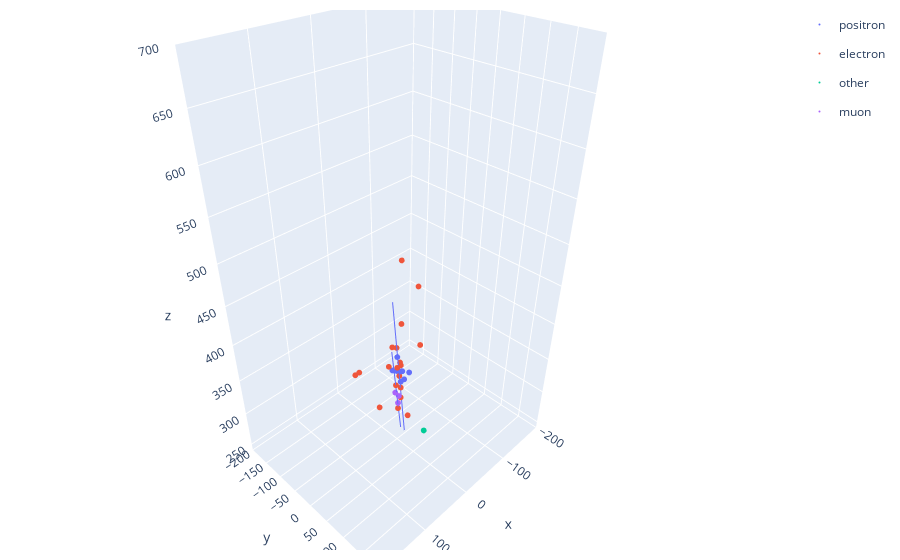

Here is the notebook cell this chart was saved with:
### Code cell
# Plot all of the points and trajectories (FOR DEBUGGING PURPOSES)
import plotly.graph_objects as go
import plotly.express as px
import copy

x_vals = []
y_vals = []
z_vals = []
pdg_vals = []

# set the event number
event = 0

print("event: " + str(event))
print("original # of hits: {}, cut # of hits: {}".format(len(tree['EcalRecHits_v3_v12/EcalRecHits_v3_v12.xpos_'][event]), len(cutTree['EcalRecHits_v3_v12/EcalRecHits_v3_v12.xpos_'][event])))
#print("pdgID: " + str(cutTree['Pdg_ID'][event]))

cutTree['Particle'] = copy.deepcopy(cutTree['Pdg_ID'])

# convert pdg IDs to colors
for hit in range(len(cutTree['Pdg_ID'][event])):
    if cutTree['Pdg_ID'][event][hit] == 11: # e-
        cutTree['Particle'][event][hit] = 'electron'
    elif cutTree['Pdg_ID'][event][hit] == -11: # e+
        cutTree['Particle'][event][hit] = 'positron'
    elif cutTree['Pdg_ID'][event][hit] == -13: # mu-
        cutTree['Particle'][event][hit] = 'muon'
    elif cutTree['Pdg_ID'][event][hit] == 13: # mu+
        cutTree['Particle'][event][hit] = 'muon'
    elif cutTree['Pdg_ID'][event][hit] == 321: # K+
        cutTree['Particle'][event][hit] = 'kaon'
    elif cutTree['Pdg_ID'][event][hit] == -321: # K-
        cutTree['Particle'][event][hit] = 'kaon'
    else:
        cutTree['Particle'][event][hit] = 'other'

#print("colorID: " + str(cutTree['colorID'][event]))
#print("pdgID: " + str(cutTree['Pdg_ID'][event]))


# store all of the position values
for hit in range(len(cutTree['EcalRecHits_v3_v12/EcalRecHits_v3_v12.xpos_'][event])):
    x_vals.append(cutTree['EcalRecHits_v3_v12/EcalRecHits_v3_v12.xpos_'][event][hit])
    y_vals.append(cutTree['EcalRecHits_v3_v12/EcalRecHits_v3_v12.ypos_'][event][hit])
    z_vals.append(cutTree['EcalRecHits_v3_v12/EcalRecHits_v3_v12.zpos_'][event][hit])
    pdg_vals.append(cutTree['Particle'][event][hit])
        
df = {}
df['x'] = x_vals
df['y'] = y_vals
df['z'] = z_vals
df['Particle'] = pdg_vals
#print("pdg_vals: " + str(pdg_vals))

eLayerIntercepts = []
intercept = (trajectories['etraj_sp'][event][0] + layer_dz*trajectories['enorm_sp'][event][0], 
            trajectories['etraj_sp'][event][1] + layer_dz*trajectories['enorm_sp'][event][1], 
            trajectories['etraj_sp'][event][2] + layer_dz*trajectories['enorm_sp'][event][2])
eLayerIntercepts.append(intercept)
eLayerIntercepts = np.concatenate(np.array(eLayerIntercepts))
#print(eLayerIntercepts)

traj = {}
traj['trajx'] = eLayerIntercepts[0]
traj['trajy'] = eLayerIntercepts[1]
traj['trajz'] = eLayerIntercepts[2]


# radii of containment (don't need to index the event for these because all of the eLayerIntercepts are already for the nth event)

figs = []

for hit in range(len(tree2['ax'][event])):
    hough = {}
    houghX = []
    houghY = []
    houghZ = []
    # anchor point
    anchor = (tree2['ax'][event][hit],tree2['ay'][event][hit],tree2['az'][event][hit])
    houghX.append(anchor[0])
    houghY.append(anchor[1])
    houghZ.append(anchor[2])
    # positive half
    linePos = (anchor[0] + 100*tree2['bx'][event][hit],anchor[1] + 100*tree2['by'][event][hit],anchor[2] + 100*tree2['bz'][event][hit])
    houghX.append(linePos[0])
    houghY.append(linePos[1])
    houghZ.append(linePos[2])
    # negative half
    lineNeg = (anchor[0] - 100*tree2['bx'][event][hit],anchor[1] - 100*tree2['by'][event][hit],anchor[2] - 100*tree2['bz'][event][hit])
    houghX.append(lineNeg[0])
    houghY.append(lineNeg[1])
    houghZ.append(lineNeg[2])
    hough['houghX'] = houghX
    hough['houghY'] = houghY
    hough['houghZ'] = houghZ
    figH = px.line_3d(hough, x='houghX', y ='houghY', z ='houghZ')
    figs.append(figH)
'''
for layer in range(34):
    circle = {}
    radius = radius_beam_68[layer]
    centerX = eLayerIntercepts[0][layer]
    centerY = eLayerIntercepts[1][layer]
    centerZ = eLayerIntercepts[2][layer]
    theta = np.linspace(0, 2*np.pi, 360)
    circle['circleX'] = radius * np.cos(theta) + centerX
    circle['circleY'] = radius * np.sin(theta) + centerY
    circle['circleZ'] = np.zeros(360) + centerZ
    figC = px.line_3d(circle, x='circleX', y='circleY', z='circleZ')
    figs.append(figC)
'''
fig1 = px.scatter_3d(df,x='x', y='y', z='z', color='Particle', labels={
                     "x": "X (mm)",
                     "y": "Y (mm)",
                     "z": "Z (mm)"
                    }, width=700,height=700)

fig2 = px.line_3d(traj, x="trajx", y="trajy", z="trajz", labels={
                     "trajx": "X (mm)",
                     "trajy": "Y (mm)",
                     "trajz": "Z (mm)"})

figData = ()
for fig in figs:
    figData += fig.data

fig3 = go.Figure(data=fig1.data + figData)
fig3.update_xaxes(range=[-200, 200])
fig3.update_yaxes(range=[-200, 200])
fig3.update_layout(
    scene = dict(
        xaxis = dict(nticks=6, range=[-200,200],),
                     yaxis = dict(nticks=10, range=[-200,200],),
                     zaxis = dict(nticks=10, range=[240,700],),),
    autosize=False,
    margin=dict(r=20, l=10, b=10, t=10))
fig3.update_traces(marker=dict(size=2),selector=dict(mode='markers'))


fig3.show()
#print("pdgID: " + str(cutTree['Pdg_ID'][event]))

nKaons = 0
nMuons = 0
nElectrons = 0
nPositrons = 0
nOthers = 0
for pdgID in cutTree['Pdg_ID'][event]:
    if(pdgID == 11): nElectrons +=1
    elif(pdgID == -11): nPositrons +=1
    elif(pdgID == 13 or pdgID == -13): nMuons +=1
    elif(pdgID == 321 or pdgID == -321): nKaons +=1
    else: nOthers +=1

print("SUMMARY:")
print("Number of Hits: {}".format(nKaons + nMuons + nElectrons + nPositrons + nOthers))
print("-> Kaons: {}".format(nKaons))
print("-> Muons: {}".format(nMuons))
print("-> Electrons: {}".format(nElectrons))
print("-> Positrons: {}".format(nPositrons))
print("-> Others: {}".format(nOthers))

nKaons = 0
nMuons = 0
nElectrons = 0
nPositrons = 0
nOthers = 0

### Figure 1 — Plotly figure (JSON) as saved in the notebook; plotly's stock layout.template omitted (floating-point values rounded to 4 significant figures)
{"data": [{"hovertemplate": "Particle=positron<br>X (mm)=%{x}<br>Y (mm)=%{y}<br>Z (mm)=%{z}<extra></extra>", "legendgroup": "positron", "marker": {"color": "#636efa", "size": 2, "symbol": "circle"}, "mode": "markers", "name": "positron", "scene": "scene", "showlegend": true, "type": "scatter3d", "x": [-8.341, -8.341, -8.341, -16.68, -25.02, -16.68, -25.02, -12.51], "y": [4.816, -9.632, -24.08, -9.632, -9.632, -9.632, 4.816, -16.86], "z": [346.6, 362.4, 337.5, 321.9, 321.9, 337.5, 337.5, 337.5]}, {"hovertemplate": "Particle=electron<br>X (mm)=%{x}<br>Y (mm)=%{y}<br>Z (mm)=%{z}<extra></extra>", "legendgroup": "electron", "marker": {"color": "#EF553B", "size": 2, "symbol": "circle"}, "mode": "markers", "name": "electron", "scene": "scene", "showlegend": true, "type": "scatter3d", "x": [-4.171, -20.85, 12.51, -12.51, -8.341, 2.665e-15, 70.9, 79.24, -41.71, -25.02, -62.56, -41.71, -4.171, -16.68, -16.68, -4.171, -25.02, -16.68, -8.341], "y": [-60.2, -16.86, 12.04, -16.86, -24.08, -24.08, -16.86, -16.86, -38.53, 33.71, -16.86, -38.53, -2.408, -9.632, -9.632, 26.49, -24.08, -9.632, -9.632], "z": [266.9, 346.6, 337.5, 371.5, 371.5, 346.6, 371.5, 371.5, 387.1, 387.1, 436.8, 470.6, 288.5, 297.0, 312.8, 288.5, 321.9, 346.6, 346.6]}, {"hovertemplate": "Particle=other<br>X (mm)=%{x}<br>Y (mm)=%{y}<br>Z (mm)=%{z}<extra></extra>", "legendgroup": "other", "marker": {"color": "#00cc96", "size": 2, "symbol": "circle"}, "mode": "markers", "name": "other", "scene": "scene", "showlegend": true, "type": "scatter3d", "x": [-20.85], "y": [55.38], "z": [266.9]}, {"hovertemplate": "Particle=muon<br>X (mm)=%{x}<br>Y (mm)=%{y}<br>Z (mm)=%{z}<extra></extra>", "legendgroup": "muon", "marker": {"color": "#ab63fa", "size": 2, "symbol": "circle"}, "mode": "markers", "name": "muon", "scene": "scene", "showlegend": true, "type": "scatter3d", "x": [-4.171, 2.665e-15, 8.341], "y": [-2.408, 4.816, 4.816], "z": [297.0, 312.8, 321.9]}, {"hovertemplate": "houghX=%{x}<br>houghY=%{y}<br>houghZ=%{z}<extra></extra>", "legendgroup": "", "line": {"color": "#636efa", "dash": "solid"}, "marker": {"symbol": "circle"}, "mode": "lines", "name": "", "scene": "scene", "showlegend": false, "type": "scatter3d", "x": [-13.9, -4.004, -23.8], "y": [-11.24, -16.95, -5.522], "z": [337.1, 436.4, 237.7]}, {"hovertemplate": "houghX=%{x}<br>houghY=%{y}<br>houghZ=%{z}<extra></extra>", "legendgroup": "", "line": {"color": "#636efa", "dash": "solid"}, "marker": {"symbol": "circle"}, "mode": "lines", "name": "", "scene": "scene", "showlegend": false, "type": "scatter3d", "x": [2.502, 36.32, -31.32], "y": [3.371, 30.54, -23.8], "z": [311.5, 401.6, 221.4]}], "layout": {"autosize": false, "margin": {"b": 10, "l": 10, "r": 20, "t": 10}, "scene": {"xaxis": {"nticks": 6, "range": [-200, 200]}, "yaxis": {"nticks": 10, "range": [-200, 200]}, "zaxis": {"nticks": 10, "range": [240, 700]}}, "xaxis": {"range": [-200, 200]}, "yaxis": {"range": [-200, 200]}}}
